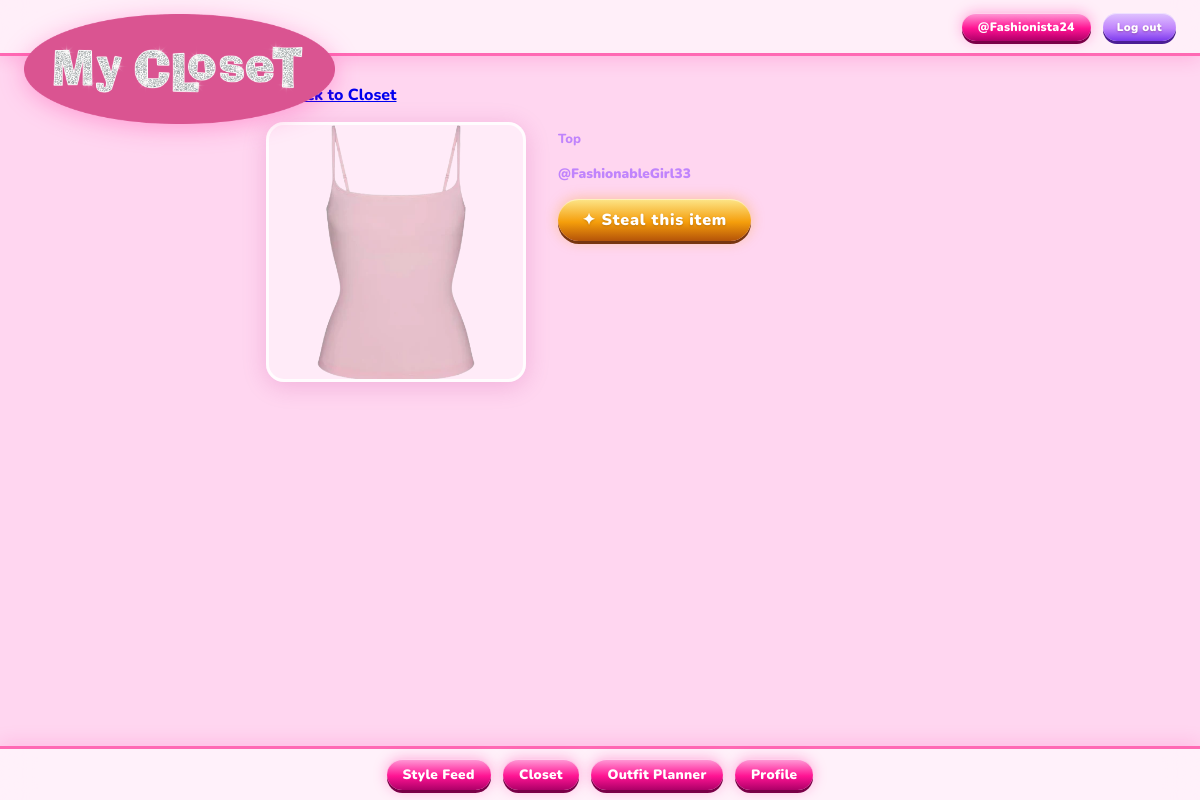
Screenshot of /mycloset/item/15/ (signed in) with the database file from the repository.
### mycloset/models.py (models this page shows, shortened)
class Profile(models.Model):
    user = models.ForeignKey(User, on_delete=models.CASCADE, related_name='mycloset_profiles')
    username = models.CharField(max_length=32, unique=True)
    profile_image = models.ImageField(upload_to='mycloset/profiles/', blank=True)
    bio = models.TextField(max_length=256, blank=True)

class ClothingItem(models.Model):
    class ClothingType(models.TextChoices):
        TOP = 'TOP', 'Top'
        BOTTOM = 'BOTTOM', 'Bottom'
        SHOES = 'SHOES', 'Shoes'
        ACCESSORY = 'ACCESSORY', 'Accessory'
    profile = models.ForeignKey(Profile, on_delete=models.CASCADE)
    name = models.CharField(max_length=100)
    type = models.CharField(max_length=16, choices=ClothingType.choices)
    uploaded_image = models.ImageField(upload_to='mycloset/uploaded/')
    processed_image = models.ImageField(upload_to='mycloset/processed/', blank=True)
    uploaded_at = models.DateTimeField(auto_now_add=True)

### mycloset/views.py (the view, shortened to what this page needs)
# urls.py: path('item/<int:pk>/', ClothingItemDetailView.as_view(), name='mycloset_item_detail'),
class ClothingItemDetailView(MyClosetLoginRequiredMixin, DetailView):
    model = ClothingItem
    template_name = 'mycloset/item_detail.html'
    context_object_name = 'item'
    def get_context_data(self, **kwargs):
        context = super().get_context_data(**kwargs)
        item = self.object
        my_profile = self.request.user.mycloset_profiles.first()
        context['is_owner'] = item.profile == my_profile
        context['outfit_count'] = Outfit.objects.filter(
            Q(top=item) | Q(bottom=item) | Q(shoes=item) | Q(accessory=item)
        ).count()
        return context

### mycloset/templates/mycloset/item_detail.html (shortened to what this page needs)
{% extends 'mycloset/base.html' %}
{% block content %}
<a href="{% url 'mycloset_closet' %}">← Back to Closet</a>
<div class="item-detail">
    <div class="item-detail-image">
        <img src="{{ item.processed_image.url }}" alt="{{ item.name }}">
    </div>
    <div class="item-detail-info">
        <span class="clothing_type">{{ item.get_type_display }}</span>
        {% if is_owner %}
        <form method="POST">
            {% csrf_token %}
            <input type="text" name="name" value="{{ item.name }}" required>
            <button type="submit">Save</button>
        </form>
        {% if outfit_count > 0 %}
        <p class="warning-text">This item is used in {{ outfit_count }} outfit{{ outfit_count|pluralize }}. Deleting it will delete those outfits too.</p>
        {% endif %}
        <form method="POST" action="{% url 'mycloset_item_delete' item.pk %}"
              onsubmit="return confirm('Delete {{ item.name }}?{% if outfit_count > 0 %} This will also permanently delete {{ outfit_count }} outfit{{ outfit_count|pluralize }}.{% endif %}')">
            {% csrf_token %}
            <button type="submit" class="btn-danger">Delete</button>
        </form>
        {% else %}
        <a href="{% url 'mycloset_public_profile' item.profile.pk %}" class="item-owner-tag">@{{ item.profile.username }}</a>
        <form method="POST" action="{% url 'mycloset_item_steal' item.pk %}">
            <button type="submit" class="btn-steal">✦ Steal this item</button>
        </form>
        {% endif %}
    </div>
</div>
{% endblock %}

### mycloset/templates/mycloset/base.html (shortened to what this page needs)
{% load static %}
<!DOCTYPE html>
<html lang="en">
<head>
    <link rel="stylesheet" href="{% static 'mycloset/style.css' %}">
</head>
<body class="{% block body_class %}{% endblock %}">
    <header>
        <div class="header_left">
            <a href="{% url 'mycloset_all_users' %}" class="header-logo-link">
                <img src="{% static 'mycloset/images/logo.png' %}" alt="My Closet" class="header-logo">
            </a>
        </div>
        {% if user.is_authenticated %}
        <div class="header_profile">
            <nav>
                <a href="{% url 'mycloset_profile' %}">@{{ user.mycloset_profiles.first.username }}</a>
            </nav>
            <form method="POST" action="{% url 'mycloset_logout' %}">
                <button type="submit">Log out</button>
            </form>
        </div>
        {% else %}
        <nav>
            <a href="{% url 'mycloset_login' %}">Log in</a>
        </nav>
        {% endif %}
    </header>
    <div class="content">
        {% block content %}
        {% endblock %}
    </div>
    {% if user.is_authenticated %}
    <footer>
        <nav>
            <a href="{% url 'mycloset_feed' %}">Style Feed</a>
            <a href="{% url 'mycloset_closet' %}">Closet</a>
            <a href="{% url 'mycloset_outfits' %}">Outfit Planner</a>
            <a href="{% url 'mycloset_profile' %}">Profile</a>
        </nav>
    </footer>
    {% endif %}
</body>
</html>

### mycloset/static/mycloset/style.css (style rules this page uses)
:root { --pink: #ff69b4; --hot-pink: #ff1493; --purple: #c084fc; --blue: #60a5fa; --cyan: #22d3ee; --yellow: #fde68a; --white: #ffffff; --glass-bg: rgba(255, 255, 255, 0.55); --glass-border: rgba(255, 255, 255, 0.85); --shadow: 0 4px 24px rgba(180, 0, 120, 0.18); --radius: 18px; }
*, *::before, *::after { box-sizing: border-box; }
body { font-family: 'Nunito', sans-serif; font-weight: 800; margin: 0; padding: 0 0 70px 0; min-height: 100vh; background-color: #ffd6f0; background-size: cover; background-attachment: fixed; background-position: center; color: #3b0764; }
header { background: rgba(255, 255, 255, 0.6); backdrop-filter: blur(16px); -webkit-backdrop-filter: blur(16px); border-bottom: 3px solid var(--pink); padding: 0 24px; height: 56px; display: flex; align-items: center; justify-content: space-between; position: sticky; top: 0; z-index: 100; box-shadow: 0 2px 20px rgba(255, 20, 147, 0.2); overflow: visible; }
.header_left { display: flex; align-items: center; }
.header-logo-link { display: flex; align-items: center; text-decoration: none; }
.header-logo { height: 110px; width: auto; display: block; position: relative; top: 42px; z-index: 101; transition: transform 0.2s; filter: drop-shadow(0 4px 12px rgba(255, 20, 147, 0.3)); }
.header_profile { display: flex; align-items: center; gap: 8px; font-size: 0.9em; }
.header_profile a { text-decoration: none; color: #fff; font-weight: 900; display: flex; align-items: center; gap: 8px; text-shadow: 0 1px 6px rgba(255,20,147,0.6); }
nav a { display: inline-block; color: #fff; text-decoration: none; margin: 0 4px; padding: 6px 16px; border-radius: 999px; font-size: 0.85em; font-weight: 900; background: linear-gradient(180deg, #ff9ed8 0%, #ff1493 55%, #ad0068 100%); box-shadow: 0 3px 0 #7a0048, 0 0 14px rgba(255,20,147,0.35), inset 0 1px 0 rgba(255,255,255,0.55); transition: transform 0.1s, box-shadow 0.1s; letter-spacing: 0.02em; }
.content { max-width: 700px; margin: 28px auto; padding: 0 16px; }
button { font-family: 'Nunito', sans-serif; font-weight: 900; font-size: 0.88em; padding: 8px 20px; border: none; border-radius: 999px; cursor: pointer; transition: transform 0.1s, box-shadow 0.1s; background: linear-gradient(180deg, #ff9ed8 0%, #ff1493 55%, #ad0068 100%); color: #fff; box-shadow: 0 3px 0 #7a0048, inset 0 1px 0 rgba(255,255,255,0.5); letter-spacing: 0.03em; text-shadow: 0 1px 2px rgba(100,0,50,0.3); }
.header_profile button { background: linear-gradient(180deg, #e0c4ff 0%, #c084fc 55%, #7c3aed 100%); box-shadow: 0 3px 0 #4c1d95, inset 0 1px 0 rgba(255,255,255,0.5); font-size: 0.8em; padding: 6px 14px; }
footer { position: fixed; bottom: 0; left: 0; right: 0; background: rgba(255,255,255,0.65); backdrop-filter: blur(16px); -webkit-backdrop-filter: blur(16px); border-top: 3px solid var(--pink); padding: 10px 20px; display: flex; justify-content: center; align-items: center; box-shadow: 0 -2px 20px rgba(255,20,147,0.15); }
.clothing_type { color: var(--purple); font-size: 0.82em; }
.item-detail { display: flex; gap: 32px; align-items: flex-start; margin-top: 16px; }
.item-detail-image img { width: 260px; height: 260px; object-fit: contain; border: 3px solid var(--glass-border); border-radius: var(--radius); background: rgba(255,255,255,0.5); display: block; box-shadow: var(--shadow); }
.item-detail-info { display: flex; flex-direction: column; gap: 16px; padding-top: 8px; }
a.item-owner-tag, .item-owner-tag { font-size: 0.85em; color: var(--purple); font-weight: 900; margin: 0; text-decoration: none; }
.btn-steal { background: linear-gradient(180deg, #fde68a 0%, #f59e0b 55%, #b45309 100%) !important; color: #fff !important; box-shadow: 0 3px 0 #78350f, 0 0 14px rgba(245,158,11,0.4), inset 0 1px 0 rgba(255,255,255,0.45) !important; font-size: 1em !important; padding: 10px 24px !important; letter-spacing: 0.05em; text-shadow: 0 1px 2px rgba(100,50,0,0.3) !important; }

### rows the page displays
ClothingItem: processed_image (picture), type "Top", profile.username "FashionableGirl33"

### other values shown
{{ user.mycloset_profiles.first.username }} "Fashionista24"
